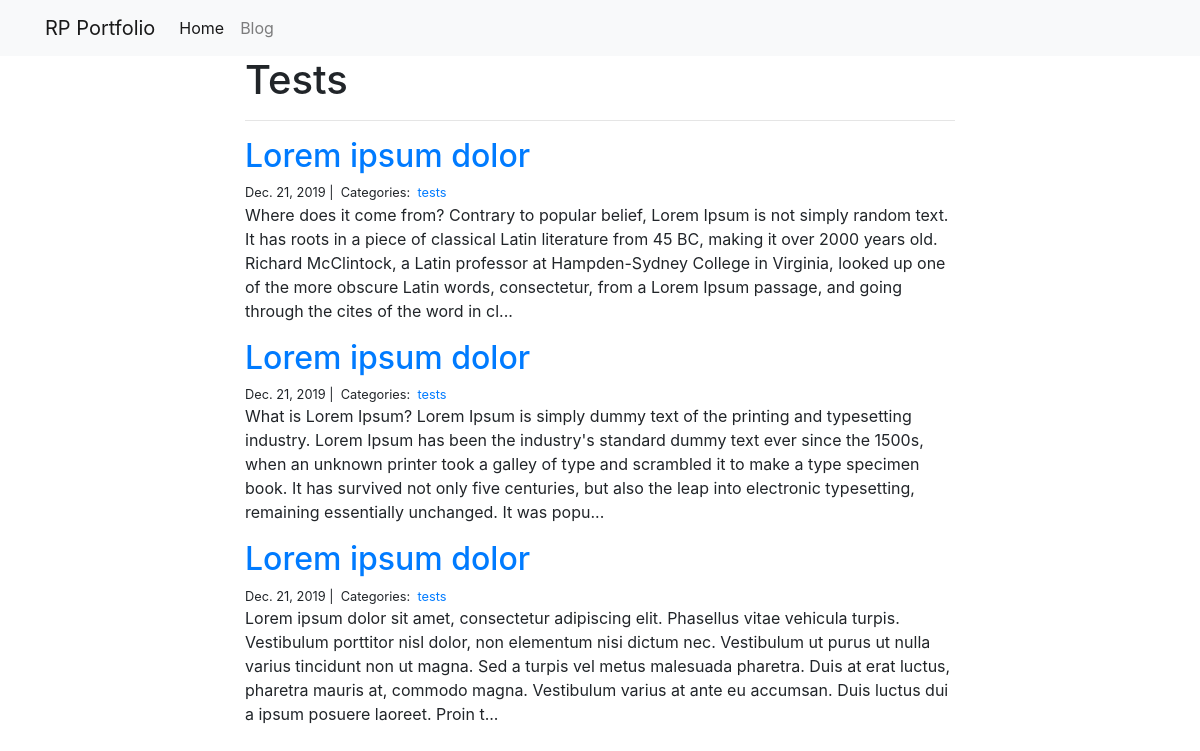
Page /blog/tests/ on the committed database.
### blog/models.py (models this page shows)
class Category(models.Model):
    name = models.CharField(max_length=20)

class Post(models.Model):
    title = models.CharField(max_length=255)
    body = models.TextField()
    created_on = models.DateTimeField(auto_now_add=True)
    last_modified = models.DateTimeField(auto_now=True)
    categories = models.ManyToManyField('Category', related_name='posts')

### blog/views.py (the view)
# urls.py: path("<category>/", views.blog_category, name="blog_category"),
def blog_category(request, category):
    posts = Post.objects.filter(
        categories__name__contains=category
    ).order_by(
        '-created_on'
    )
    context = {
        "category": category,
        "posts": posts
    }
    return render(request, "blog_category.html", context)

### blog/templates/blog_category.html
<link rel="stylesheet" href="https://maxcdn.bootstrapcdn.com/bootstrap/4.4.1/css/bootstrap.min.css">
{% extends "base.html" %}
{% block page_content %}
<div class="col-md-8 offset-md-2">
    <h1>{{ category | title }}</h1>
    <hr>
    {% for post in posts %}
        <h2><a href="{% url 'blog_detail' post.pk%}">{{ post.title }}</a></h2>
        <small>
            {{ post.created_on.date }} |&nbsp;
            Categories:&nbsp;
            {% for category in post.categories.all %}
            <a href="{% url 'blog_category' category.name %}">
                {{ category.name }}
            </a>&nbsp;
            {% endfor %}
        </small>
        <p>{{ post.body | slice:":400" }}...</p>
    {% endfor %}
</div>
{% endblock %}

### rows in the picture
Category: name "Tests", name "tests"
Post: title "Lorem ipsum dolor", created_on "Dec. 21, 2019", body "Where does it come from? Contrary to popular belief, Lorem Ipsum is not simply random text. It has roots in a piece of classical Latin literature from 45 BC, making it over 2000 years old. Richard McClintock, a Latin professor at Hampden-Sydney College in Virginia, looked up one of the more obscure Latin words, consectetur, from a Lorem Ipsum passage, and going through the cites of the word in cl"
Post: title "Lorem ipsum dolor", created_on "Dec. 21, 2019", body "What is Lorem Ipsum? Lorem Ipsum is simply dummy text of the printing and typesetting industry. Lorem Ipsum has been the industry's standard dummy text ever since the 1500s, when an unknown printer took a galley of type and scrambled it to make a type specimen book. It has survived not only five centuries, but also the leap into electronic typesetting, remaining essentially unchanged. It was popu"
Post: title "Lorem ipsum dolor", created_on "Dec. 21, 2019", body "Lorem ipsum dolor sit amet, consectetur adipiscing elit. Phasellus vitae vehicula turpis. Vestibulum porttitor nisl dolor, non elementum nisi dictum nec. Vestibulum ut purus ut nulla varius tincidunt non ut magna. Sed a turpis vel metus malesuada pharetra. Duis at erat luctus, pharetra mauris at, commodo magna. Vestibulum varius at ante eu accumsan. Duis luctus dui a ipsum posuere laoreet. Proin t"
